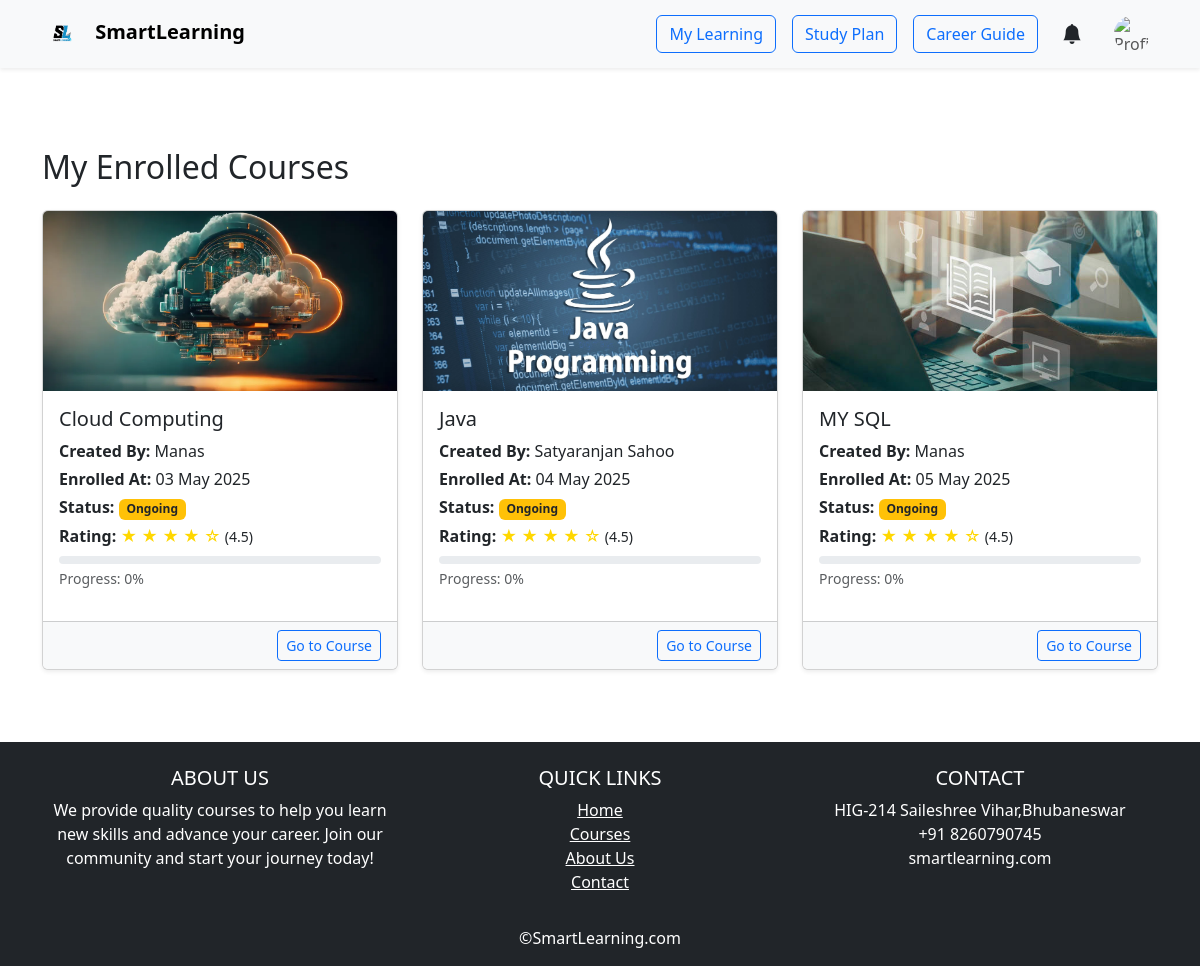
/mylearning.php (signed in), run on the app's committed database.
### tables this page shows
CREATE TABLE `courses` (
  `id` int(11) NOT NULL,
  `educator_id` int(11) DEFAULT NULL,
  `title` varchar(255) DEFAULT NULL,
  `description` text DEFAULT NULL,
  `topics` text NOT NULL,
  `category` varchar(200) NOT NULL,
  `level` varchar(200) NOT NULL,
  `thumbnail` varchar(200) NOT NULL,
  `price` int(11) DEFAULT NULL,
  `discount` int(11) DEFAULT NULL,
  `tags` varchar(200) NOT NULL,
  `created_at` timestamp NOT NULL DEFAULT current_timestamp()
);

CREATE TABLE `users` (
  `id` int(11) NOT NULL,
  `name` varchar(255) NOT NULL,
  `email` varchar(255) NOT NULL,
  `password` varchar(255) NOT NULL,
  `role` varchar(20) NOT NULL,
  `image` varchar(200) NOT NULL,
  `otp` varchar(6) DEFAULT NULL,
  `otp_expires_at` datetime DEFAULT NULL,
  `is_verified` tinyint(1) DEFAULT 0
);

### mylearning.php (the view, shortened to what this page needs)
<?php
include_once 'student_navbar.php';
require_once 'db_connect.php';
$userId = $_SESSION['user_id'];
$sql = "
    SELECT
        c.*,
        e.enrolled_at,
        u.name AS educator_name,
        IFNULL(lp.completed_lectures, 0) AS completed_lectures,
        IFNULL(tl.total_lectures, 0) AS total_lectures,
        ROUND(IFNULL(lp.completed_lectures / tl.total_lectures, 0) * 100, 0) AS progress_percent
    FROM enrollments e
    JOIN courses c ON e.course_id = c.id
    JOIN users u ON c.educator_id = u.id
    LEFT JOIN (
        SELECT ch.course_id, COUNT(l.id) AS total_lectures
        FROM lectures l
        JOIN chapters ch ON l.chapter_id = ch.id
        GROUP BY ch.course_id
    ) tl ON tl.course_id = c.id
    LEFT JOIN (
        SELECT ch.course_id, lp.student_id, COUNT(lp.lecture_id) AS completed_lectures
        FROM lecture_progress lp
        JOIN lectures l ON lp.lecture_id = l.id
        JOIN chapters ch ON l.chapter_id = ch.id
        WHERE lp.progress_percent = 100
        GROUP BY ch.course_id, lp.student_id
    ) lp ON lp.course_id = c.id AND lp.student_id = e.student_id
    WHERE e.student_id = ?
";
$stmt = $conn->prepare($sql);
$stmt->bind_param('i', $userId);
$stmt->execute();
$result = $stmt->get_result();
?>
<!DOCTYPE html>
<html lang="en">
<head>
  <link href="https://cdn.jsdelivr.net/npm/bootstrap@5.3.3/dist/css/bootstrap.min.css" rel="stylesheet">
</head>
<body>
<div class="container py-5">
  <h2 class="mb-4">My Enrolled Courses</h2>
  <div class="row">
    <?php if ($result->num_rows > 0): ?>
      <?php while ($course = $result->fetch_assoc()):
        $progress = (int)$course['progress_percent'];
        $status = ($course['total_lectures'] > 0 && $progress == 100) ? 'Completed' : 'Ongoing';
      ?>
        <div class="col-md-4 mb-4">
          <div class="card course-card shadow-sm h-100">
            <img src="./educator/includes/<?= htmlspecialchars($course['thumbnail']) ?>" class="card-img-top" alt="Course Image" style="height: 180px; object-fit: cover;">
            <div class="card-body">
              <h5 class="card-title"><?= htmlspecialchars($course['title']) ?></h5>
              <p class="mb-1"><strong>Created By:</strong> <?= htmlspecialchars($course['educator_name']) ?></p>
              <p class="mb-1"><strong>Enrolled At:</strong> <?= date('d M Y', strtotime($course['enrolled_at'])) ?></p>
              <p class="mb-1">
                <strong>Status:</strong>
                <span class="badge <?= $status === 'Completed' ? 'bg-success' : 'bg-warning text-dark' ?>">
                  <?= $status ?>
                </span>
              </p>
              <p class="mb-2"><strong>Rating:</strong>
                <span class="rating">★ ★ ★ ★ ☆</span> <small>(4.5)</small>
              </p>
              <div class="progress mb-1" style="height: 8px;">
              </div>
              <p class="small text-muted">Progress: <?= $progress ?>%</p>
            </div>
            <div class="card-footer text-end bg-light">
              <a href="watch-course.php?course_id=<?= $course['id'] ?>" class="btn btn-sm btn-outline-primary">Go to Course</a>
            </div>
          </div>
        </div>
      <?php endwhile; ?>
    <?php else: ?>
      <div class="col-12">
        <div class="alert alert-info">You haven't enrolled in any courses yet.</div>
      </div>
    <?php endif; ?>
  </div>
</div>
<?php include 'footer.php'; ?>
</body>
</html>

### mylearning.php (style rules this page uses)
.course-card { transition: transform 0.2s ease; }
.rating { color: gold; }

### data on the page
courses: thumbnail (picture), title "Cloud Computing", educator.name "Manas", enrolled_at "03 May 2025", status "Ongoing", progress "0"
courses: thumbnail (picture), title "Java", educator.name "Satyaranjan Sahoo", enrolled_at "04 May 2025", status "Ongoing", progress "0"
courses: thumbnail (picture), title "MY SQL", educator.name "Manas", enrolled_at "05 May 2025", status "Ongoing", progress "0"
